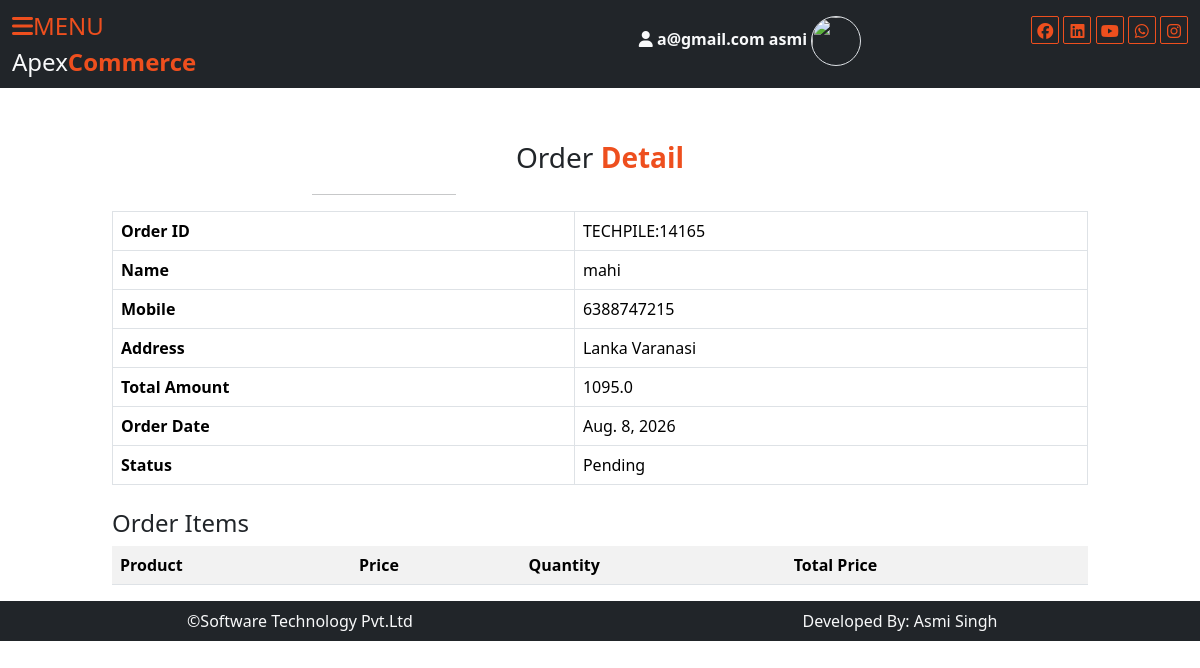
/customer/orderdetail/TECHPILE:14165/ (signed in), run on the app's committed database.
### user/models.py (models this page shows, shortened)
class tbl_order_info(models.Model):
    userid=models.CharField(max_length=100,null=True)
    orderid=models.CharField(max_length=100,null=True)
    name=models.CharField(max_length=50,null=True)
    mobile=models.CharField(max_length=15,null=True)
    address=models.TextField(null=True)
    status=models.CharField(max_length=100,default="Pending")
    total_amount=models.CharField(max_length=100,null=True)
    order_date=models.DateField(auto_now_add=True)

### customer/views.py (the view)
# urls.py: path("orderdetail/<str:orderid>/",views.orderdetail),
def orderdetail(request, orderid):
    data = tbl_order_info.objects.get(orderid=orderid)
    items = tbl_order_items.objects.filter(orderid=data)
    return render(request, "customer/orderdetail.html", {
        "data": data,
        "items": items
    })

### templates/customer/orderdetail.html (shortened to what this page needs)
{% extends 'base1.html' %}
{% load static %}
{% block xyz %}
<div class="row mt-5">
    <div class="col-sm-6 mx-auto fs-3 text-center">
        Order <b class="text-color1">Detail</b>
        <hr class="w-25">
    </div>
</div>
<div class="row">
    <div class="col-sm-10 mx-auto">
        <table class="table table-bordered">
            <tr>
                <th>Order ID</th>
                <td>{{data.orderid}}</td>
            </tr>
            <tr>
                <th>Name</th>
                <td>{{data.name}}</td>
            </tr>
            <tr>
                <th>Mobile</th>
                <td>{{data.mobile}}</td>
            </tr>
            <tr>
                <th>Address</th>
                <td>{{data.address}}</td>
            </tr>
            <tr>
                <th>Total Amount</th>
                <td>{{data.total_amount}}</td>
            </tr>
            <tr>
                <th>Order Date</th>
                <td>{{data.order_date}}</td>
            </tr>
            <tr>
                <th>Status</th>
                <td>{{data.status}}</td>
            </tr>
        </table>
        <h4 class="mt-4">Order Items</h4>
        <table class="table table-striped">
            <tr>
                <th>Product</th>
                <th>Price</th>
                <th>Quantity</th>
                <th>Total Price</th>
            </tr>
        </table>
    </div>
</div>
{% endblock %}

### templates/base1.html (style rules this page uses)
.text-color1 { color:#ee4f1e }

### data on the page
tbl_order_info: orderid "TECHPILE:14165", name "mahi", mobile "6388747215", address "Lanka Varanasi", total_amount "1095.0", order_date "Aug. 8, 2026", status "Pending"

### other printed values
{{ request.session.email }} "a@gmail.com"
{{ request.session.uname }} "asmi"
